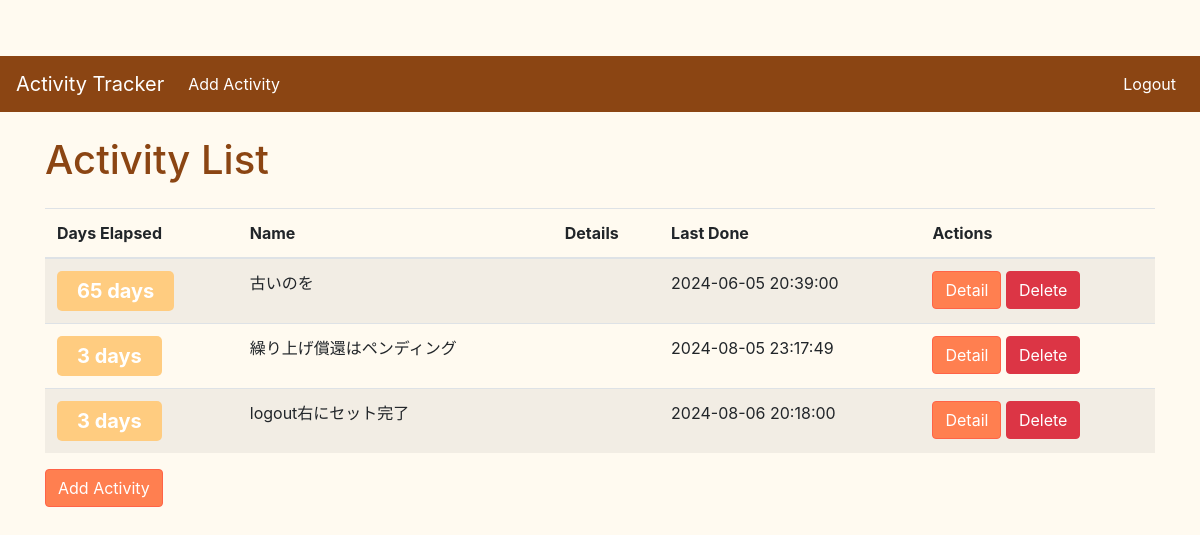
Screenshot of / (signed in) with the database file from the repository.
### models.py (models this page shows)
class Activity(db.Model):
    id = db.Column(db.Integer, primary_key=True)
    name = db.Column(db.String(200), nullable=False)
    last_done = db.Column(db.DateTime, default=datetime.utcnow)
    details = db.Column(db.String(500), nullable=True)
    user_id = db.Column(db.Integer, db.ForeignKey('user.id'), nullable=False)  # ユーザーIDの追加
    updates = db.relationship('Update', backref='activity', lazy=True, cascade="all, delete-orphan")  # * app.pyと同じ

### routes.py (the view)
@main.route('/')
@login_required  # *
def index():
    activities = Activity.query.filter_by(user_id=current_user.id).all()  # *
    current_time = datetime.now(pytz.utc).astimezone(JST)
    activities_with_elapsed = []
    for activity in activities:
        if activity.last_done.tzinfo is None:
            activity.last_done = pytz.utc.localize(activity.last_done)
        activity.last_done = activity.last_done.astimezone(JST)  ## この1行でUTCからJST表示
        elapsed_days = (current_time - activity.last_done).days
        activities_with_elapsed.append({
            'activity': activity,
            'elapsed_days': elapsed_days
        })
    sorted_activities = sorted(activities_with_elapsed, key=lambda activity: activity['elapsed_days'], reverse=True)
    return render_template('index.html', activities=sorted_activities)

### app.py (called while the page is built)
def create_app():
    app = Flask(__name__)
    app.config.from_object('config.Config')
    db.init_app(app)
    bcrypt.init_app(app)
    login_manager.init_app(app)
    migrate = Migrate(app, db)  # 追加
    @login_manager.user_loader
    def load_user(user_id):
        return User.query.get(int(user_id))
    with app.app_context():
        from models import User, Activity, Update  # 相対インポートを絶対インポートに変更
        db.create_all()
    from routes import main as main_blueprint
    app.register_blueprint(main_blueprint)
    return app

### templates/index.html (shortened to what this page needs)
{% extends "base.html" %}
{% block content %}
<h1 class="mb-4">Activity List</h1>
<table class="table table-striped">
    <thead>
        <tr>
            <th>Days Elapsed</th>
            <th>Name</th>
            <th>Details</th>
            <th>Last Done</th>
            <th>Actions</th>
        </tr>
    </thead>
    <tbody>
        {% for item in activities %}
            <tr>
                <td><span class="badge badge-warning">{{ item.elapsed_days }} days</span></td>
                <td>{{ item.activity.name }}</td>
                <td>{{ item.activity.details }}</td>
                <td class="last_done">{{ item.activity.last_done.strftime('%Y-%m-%d %H:%M:%S') }}</td>
                <td>
                    <a href="{{ url_for('main.activity_detail', id=item.activity.id) }}" class="btn btn-custom">Detail</a>
                    <form action="{{ url_for('main.delete_activity', id=item.activity.id) }}" method="post" style="display:inline;">
                        <button type="submit" class="btn btn-danger">Delete</button>
                    </form>
                </td>
            </tr>
        {% endfor %}
    </tbody>
</table>
<a href="{{ url_for('main.add_activity') }}" class="btn btn-custom">Add Activity</a>
{% endblock %}

### templates/base.html (shortened to what this page needs)
<!DOCTYPE html>
<html lang="en">
<head>
    <link rel="stylesheet" href="https://stackpath.bootstrapcdn.com/bootstrap/4.5.2/css/bootstrap.min.css">
    <link rel="stylesheet" href="{{ url_for('static', filename='css/custom.css') }}">
</head>
<body>
    <nav class="navbar navbar-expand-lg navbar-custom">
        <a class="navbar-brand" href="{{ url_for('main.index') }}">Activity Tracker</a>
        <div class="collapse navbar-collapse" id="navbarNav">
            <ul class="navbar-nav mr-auto">
                <li class="nav-item">
                    <a class="nav-link" href="{{ url_for('main.add_activity') }}">Add Activity</a>
                </li>
            </ul>
            <ul class="navbar-nav ml-auto">
                <li class="nav-item">
                    <a class="nav-link" href="{{ url_for('main.logout') }}">Logout</a>
                </li>
            </ul>
        </div>
    </nav>
    <div class="container mt-4">
        {% block content %}{% endblock %}
    </div>
</body>
</html>

### static/css/custom.css (style rules this page uses)
body { background-color: #fffaf0; }
h1, h2, h3, h4, h5, h6, p { color: #8b4513; }
.btn-custom { background-color: #ff7f50; color: white; border-color: #ff6347; }
.navbar-custom { background-color: #8b4513; color: white; }
.navbar-custom .navbar-brand, .navbar-custom .nav-link { color: white; }
.badge-warning { display: inline-block; padding: 0.5em 1em; background-color: #ffcc80; color: #fff; border-radius: 0.25em; font-size: 1.25em; font-weight: bold; text-align: center; }
.table .last_done { white-space: nowrap; overflow: hidden; text-overflow: ellipsis; }
body { padding-top: 56px; }

### rows the page displays
Activity: activity.name "古いのを", activity.last_done "2024-06-05 20:39:00"
Activity: activity.name "繰り上げ償還はペンディング", activity.last_done "2024-08-05 23:17:49"
Activity: activity.name "logout右にセット完了", activity.last_done "2024-08-06 20:18:00"

### other values shown
{{ item.elapsed_days }} "65" "3" "3"
